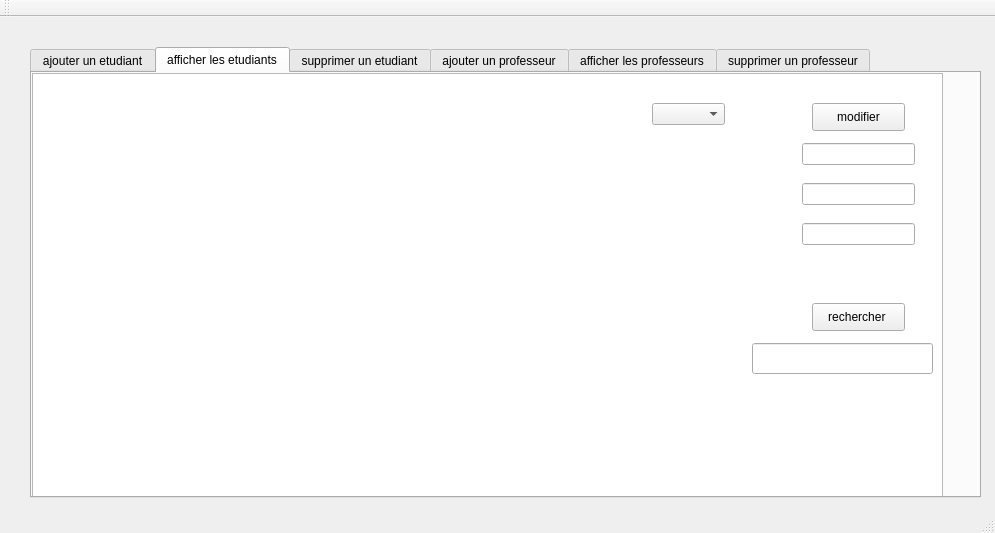
<?xml version="1.0" encoding="UTF-8"?>
<ui version="4.0">
 <class>MainWindow</class>
 <widget class="QMainWindow" name="MainWindow">
  <property name="geometry">
   <rect>
    <x>0</x>
    <y>0</y>
    <width>995</width>
    <height>533</height>
   </rect>
  </property>
  <property name="windowTitle">
   <string>Gestion des Clients</string>
  </property>
  <widget class="QWidget" name="centralWidget">
   <widget class="QTabWidget" name="tabWidget">
    <property name="geometry">
     <rect>
      <x>30</x>
      <y>30</y>
      <width>951</width>
      <height>451</height>
     </rect>
    </property>
    <property name="currentIndex">
     <number>1</number>
    </property>
    <widget class="QWidget" name="tab">
     <attribute name="title">
      <string>ajouter un etudiant</string>
     </attribute>
     <widget class="QGroupBox" name="groupBox">
      <property name="geometry">
       <rect>
        <x>0</x>
        <y>10</y>
        <width>441</width>
        <height>171</height>
       </rect>
      </property>
      <property name="title">
       <string>ajout</string>
      </property>
      <widget class="QLabel" name="label">
       <property name="geometry">
        <rect>
         <x>10</x>
         <y>30</y>
         <width>121</width>
         <height>16</height>
        </rect>
       </property>
       <property name="text">
        <string>inerer l'identiffiant :</string>
       </property>
      </widget>
      <widget class="QLabel" name="label_2">
       <property name="geometry">
        <rect>
         <x>10</x>
         <y>60</y>
         <width>56</width>
         <height>16</height>
        </rect>
       </property>
       <property name="text">
        <string>nom</string>
       </property>
      </widget>
      <widget class="QLabel" name="label_3">
       <property name="geometry">
        <rect>
         <x>10</x>
         <y>90</y>
         <width>56</width>
         <height>16</height>
        </rect>
       </property>
       <property name="text">
        <string>prenom</string>
       </property>
      </widget>
      <widget class="QLineEdit" name="le_id">
       <property name="geometry">
        <rect>
         <x>150</x>
         <y>30</y>
         <width>113</width>
         <height>22</height>
        </rect>
       </property>
      </widget>
      <widget class="QLineEdit" name="le_nom">
       <property name="geometry">
        <rect>
         <x>150</x>
         <y>60</y>
         <width>113</width>
         <height>22</height>
        </rect>
       </property>
      </widget>
      <widget class="QLineEdit" name="le_prenom">
       <property name="geometry">
        <rect>
         <x>150</x>
         <y>90</y>
         <width>113</width>
         <height>22</height>
        </rect>
       </property>
      </widget>
      <widget class="QPushButton" name="bp_ajouter">
       <property name="geometry">
        <rect>
         <x>320</x>
         <y>80</y>
         <width>93</width>
         <height>28</height>
        </rect>
       </property>
       <property name="text">
        <string>ajouter</string>
       </property>
      </widget>
      <widget class="QLineEdit" name="le_idprof">
       <property name="geometry">
        <rect>
         <x>150</x>
         <y>130</y>
         <width>113</width>
         <height>22</height>
        </rect>
       </property>
      </widget>
      <widget class="QLabel" name="label_9">
       <property name="geometry">
        <rect>
         <x>10</x>
         <y>130</y>
         <width>121</width>
         <height>21</height>
        </rect>
       </property>
       <property name="text">
        <string>l'identifiant du prof</string>
       </property>
      </widget>
     </widget>
    </widget>
    <widget class="QWidget" name="tab_2">
     <attribute name="title">
      <string>afficher les etudiants</string>
     </attribute>
     <widget class="QTableView" name="tab_etudiant">
      <property name="geometry">
       <rect>
        <x>0</x>
        <y>0</y>
        <width>911</width>
        <height>431</height>
       </rect>
      </property>
     </widget>
     <widget class="QPushButton" name="pb_modifier">
      <property name="geometry">
       <rect>
        <x>780</x>
        <y>30</y>
        <width>93</width>
        <height>28</height>
       </rect>
      </property>
      <property name="text">
       <string>modifier</string>
      </property>
     </widget>
     <widget class="QLineEdit" name="le_id_modification">
      <property name="geometry">
       <rect>
        <x>770</x>
        <y>70</y>
        <width>113</width>
        <height>22</height>
       </rect>
      </property>
     </widget>
     <widget class="QLineEdit" name="le_nouveau_prenom">
      <property name="geometry">
       <rect>
        <x>770</x>
        <y>150</y>
        <width>113</width>
        <height>22</height>
       </rect>
      </property>
     </widget>
     <widget class="QLineEdit" name="le_nouveau_nom">
      <property name="geometry">
       <rect>
        <x>770</x>
        <y>110</y>
        <width>113</width>
        <height>22</height>
       </rect>
      </property>
     </widget>
     <widget class="QLineEdit" name="critaire_rechercher">
      <property name="geometry">
       <rect>
        <x>720</x>
        <y>270</y>
        <width>181</width>
        <height>31</height>
       </rect>
      </property>
     </widget>
     <widget class="QPushButton" name="pb_rechercher">
      <property name="geometry">
       <rect>
        <x>780</x>
        <y>230</y>
        <width>93</width>
        <height>28</height>
       </rect>
      </property>
      <property name="text">
       <string>rechercher </string>
      </property>
     </widget>
     <widget class="QComboBox" name="combo_critere_tri">
      <property name="geometry">
       <rect>
        <x>620</x>
        <y>30</y>
        <width>73</width>
        <height>22</height>
       </rect>
      </property>
     </widget>
    </widget>
    <widget class="QWidget" name="tab_3">
     <attribute name="title">
      <string>supprimer un etudiant</string>
     </attribute>
     <widget class="QLabel" name="label_4">
      <property name="geometry">
       <rect>
        <x>40</x>
        <y>40</y>
        <width>71</width>
        <height>16</height>
       </rect>
      </property>
      <property name="text">
       <string>Identifiant</string>
      </property>
     </widget>
     <widget class="QLineEdit" name="le_idsupp">
      <property name="geometry">
       <rect>
        <x>220</x>
        <y>40</y>
        <width>113</width>
        <height>22</height>
       </rect>
      </property>
     </widget>
     <widget class="QPushButton" name="pb_supprimer">
      <property name="geometry">
       <rect>
        <x>230</x>
        <y>80</y>
        <width>93</width>
        <height>28</height>
       </rect>
      </property>
      <property name="text">
       <string>supprimer</string>
      </property>
     </widget>
    </widget>
    <widget class="QWidget" name="tab_4">
     <attribute name="title">
      <string>ajouter un professeur</string>
     </attribute>
     <widget class="QGroupBox" name="groupBox_2">
      <property name="geometry">
       <rect>
        <x>100</x>
        <y>40</y>
        <width>471</width>
        <height>251</height>
       </rect>
      </property>
      <property name="title">
       <string>ajout</string>
      </property>
      <widget class="QLabel" name="label_5">
       <property name="geometry">
        <rect>
         <x>20</x>
         <y>30</y>
         <width>211</width>
         <height>21</height>
        </rect>
       </property>
       <property name="text">
        <string>inserer l'identifiant du professeur</string>
       </property>
      </widget>
      <widget class="QLabel" name="label_6">
       <property name="geometry">
        <rect>
         <x>20</x>
         <y>70</y>
         <width>121</width>
         <height>31</height>
        </rect>
       </property>
       <property name="text">
        <string>nom</string>
       </property>
      </widget>
      <widget class="QLabel" name="label_7">
       <property name="geometry">
        <rect>
         <x>20</x>
         <y>110</y>
         <width>131</width>
         <height>41</height>
        </rect>
       </property>
       <property name="text">
        <string>prenom</string>
       </property>
      </widget>
      <widget class="QLineEdit" name="le_id_professeur">
       <property name="geometry">
        <rect>
         <x>270</x>
         <y>30</y>
         <width>113</width>
         <height>22</height>
        </rect>
       </property>
      </widget>
      <widget class="QLineEdit" name="le_nom_professeur">
       <property name="geometry">
        <rect>
         <x>270</x>
         <y>80</y>
         <width>113</width>
         <height>22</height>
        </rect>
       </property>
      </widget>
      <widget class="QLineEdit" name="le_prenom_professeur">
       <property name="geometry">
        <rect>
         <x>270</x>
         <y>120</y>
         <width>113</width>
         <height>22</height>
        </rect>
       </property>
      </widget>
      <widget class="QPushButton" name="pb_ajout_prof">
       <property name="geometry">
        <rect>
         <x>370</x>
         <y>160</y>
         <width>93</width>
         <height>28</height>
        </rect>
       </property>
       <property name="text">
        <string>ajouter</string>
       </property>
      </widget>
     </widget>
    </widget>
    <widget class="QWidget" name="tab_5">
     <attribute name="title">
      <string>afficher les professeurs</string>
     </attribute>
     <widget class="QTableView" name="tab_professeur">
      <property name="geometry">
       <rect>
        <x>20</x>
        <y>10</y>
        <width>911</width>
        <height>341</height>
       </rect>
      </property>
     </widget>
     <widget class="QComboBox" name="combo_critere_tri1">
      <property name="geometry">
       <rect>
        <x>540</x>
        <y>30</y>
        <width>73</width>
        <height>22</height>
       </rect>
      </property>
     </widget>
     <widget class="QPushButton" name="pb_modif_prof">
      <property name="geometry">
       <rect>
        <x>710</x>
        <y>30</y>
        <width>93</width>
        <height>28</height>
       </rect>
      </property>
      <property name="text">
       <string>modifier</string>
      </property>
     </widget>
     <widget class="QLineEdit" name="le_id_prof_modification">
      <property name="geometry">
       <rect>
        <x>700</x>
        <y>70</y>
        <width>113</width>
        <height>22</height>
       </rect>
      </property>
     </widget>
     <widget class="QLineEdit" name="le_nouveaux_nomprof">
      <property name="geometry">
       <rect>
        <x>700</x>
        <y>100</y>
        <width>113</width>
        <height>22</height>
       </rect>
      </property>
     </widget>
     <widget class="QLineEdit" name="le_nouveau_prenomprof">
      <property name="geometry">
       <rect>
        <x>700</x>
        <y>130</y>
        <width>113</width>
        <height>22</height>
       </rect>
      </property>
     </widget>
     <widget class="QLineEdit" name="critaire_rechercher1">
      <property name="geometry">
       <rect>
        <x>700</x>
        <y>250</y>
        <width>113</width>
        <height>22</height>
       </rect>
      </property>
     </widget>
     <widget class="QPushButton" name="rechercherprof">
      <property name="geometry">
       <rect>
        <x>710</x>
        <y>210</y>
        <width>93</width>
        <height>28</height>
       </rect>
      </property>
      <property name="text">
       <string>rechercher</string>
      </property>
     </widget>
    </widget>
    <widget class="QWidget" name="tab_6">
     <attribute name="title">
      <string>supprimer un professeur</string>
     </attribute>
     <widget class="QLabel" name="label_8">
      <property name="geometry">
       <rect>
        <x>100</x>
        <y>80</y>
        <width>151</width>
        <height>41</height>
       </rect>
      </property>
      <property name="text">
       <string>identifiant du prefesseur</string>
      </property>
     </widget>
     <widget class="QLineEdit" name="le_id_prof_supp">
      <property name="geometry">
       <rect>
        <x>400</x>
        <y>90</y>
        <width>191</width>
        <height>21</height>
       </rect>
      </property>
     </widget>
     <widget class="QPushButton" name="pb_supprimer_prof">
      <property name="geometry">
       <rect>
        <x>440</x>
        <y>160</y>
        <width>93</width>
        <height>28</height>
       </rect>
      </property>
      <property name="text">
       <string>supprimer</string>
      </property>
     </widget>
    </widget>
   </widget>
  </widget>
  <widget class="QToolBar" name="mainToolBar">
   <attribute name="toolBarArea">
    <enum>TopToolBarArea</enum>
   </attribute>
   <attribute name="toolBarBreak">
    <bool>false</bool>
   </attribute>
  </widget>
  <widget class="QStatusBar" name="statusBar"/>
 </widget>
 <layoutdefault spacing="6" margin="11"/>
 <resources/>
 <connections/>
</ui>
